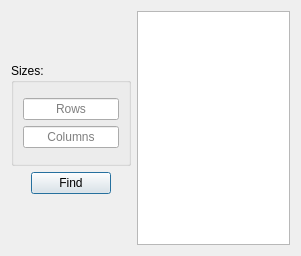
<?xml version="1.0" encoding="UTF-8"?>
<ui version="4.0">
 <class>FindMatrixDialog</class>
 <widget class="QDialog" name="FindMatrixDialog">
  <property name="geometry">
   <rect>
    <x>0</x>
    <y>0</y>
    <width>301</width>
    <height>256</height>
   </rect>
  </property>
  <property name="maximumSize">
   <size>
    <width>400</width>
    <height>300</height>
   </size>
  </property>
  <property name="windowTitle">
   <string>Search</string>
  </property>
  <layout class="QHBoxLayout" name="horizontalLayout" stretch="1,2">
   <property name="spacing">
    <number>-1</number>
   </property>
   <item>
    <layout class="QVBoxLayout" name="verticalLayout_3">
     <item>
      <spacer name="verticalSpacer_2">
       <property name="orientation">
        <enum>Qt::Vertical</enum>
       </property>
       <property name="sizeHint" stdset="0">
        <size>
         <width>20</width>
         <height>40</height>
        </size>
       </property>
      </spacer>
     </item>
     <item>
      <widget class="QGroupBox" name="groupBox">
       <property name="minimumSize">
        <size>
         <width>120</width>
         <height>103</height>
        </size>
       </property>
       <property name="title">
        <string>Sizes:</string>
       </property>
       <layout class="QVBoxLayout" name="verticalLayout_2">
        <item>
         <layout class="QVBoxLayout" name="verticalLayout">
          <item>
           <widget class="QLineEdit" name="rowsEdit">
            <property name="maxLength">
             <number>3</number>
            </property>
            <property name="alignment">
             <set>Qt::AlignCenter</set>
            </property>
            <property name="placeholderText">
             <string>Rows</string>
            </property>
           </widget>
          </item>
          <item>
           <widget class="QLineEdit" name="columnsEdit">
            <property name="maxLength">
             <number>3</number>
            </property>
            <property name="alignment">
             <set>Qt::AlignCenter</set>
            </property>
            <property name="placeholderText">
             <string>Columns</string>
            </property>
           </widget>
          </item>
         </layout>
        </item>
       </layout>
      </widget>
     </item>
     <item alignment="Qt::AlignHCenter">
      <widget class="QPushButton" name="findBtn">
       <property name="maximumSize">
        <size>
         <width>100</width>
         <height>16777215</height>
        </size>
       </property>
       <property name="text">
        <string>Find</string>
       </property>
      </widget>
     </item>
     <item>
      <spacer name="verticalSpacer">
       <property name="orientation">
        <enum>Qt::Vertical</enum>
       </property>
       <property name="sizeHint" stdset="0">
        <size>
         <width>20</width>
         <height>40</height>
        </size>
       </property>
      </spacer>
     </item>
    </layout>
   </item>
   <item>
    <widget class="QListView" name="listView"/>
   </item>
  </layout>
 </widget>
 <tabstops>
  <tabstop>rowsEdit</tabstop>
  <tabstop>columnsEdit</tabstop>
  <tabstop>findBtn</tabstop>
  <tabstop>listView</tabstop>
 </tabstops>
 <resources/>
 <connections/>
</ui>
